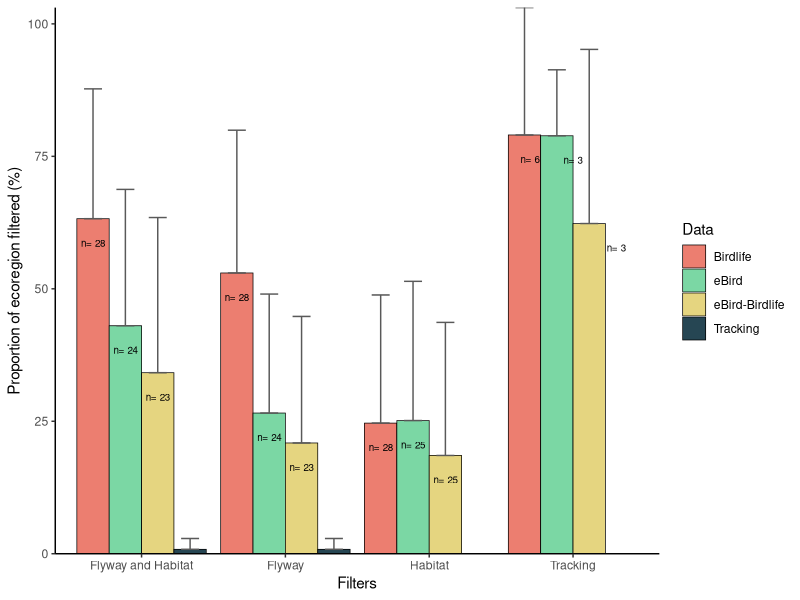

The R source for this figure:
#Title: Determining the efficacity of filters to reduce the number of biogeographic region (ecoregion. province, realm) of non-breeding range for each taxonomic group
#Author: Louis Moisan
#Date: July 19, 2021

#-------------------#
##### Librairies ####
#-------------------#
library(tidyverse)

#-------------------#
#### Import data ####
#-------------------#
#----- Ecoregion
species_eco <- read.csv("data/species_region_filter.csv") %>%
  dplyr::select(species, data, filter, ecoregion) %>% 
  arrange(species, data, desc(ecoregion))


#Set empty column to store proportion of reduction in number of region
species_eco$prop_eco <- as.numeric(NA)
#Define proportion of reduction in the  number of region by each filter
for (species in unique(species_eco$species)){ #For each species
  print(species)
  a <-species_eco[species_eco$species == species,]
    for (data in unique(a$data)){ #For each data type
      print(data)
      b <- a[a$data ==  data,]
        for (filter in unique(b$filter)){ #For each filter type
      species_eco[(species_eco$species == species & species_eco$data == data & species_eco$filter == filter),]$prop_eco   <- (1- (b[b$filter == filter,]$ecoregion / b[b$filter == "raw",]$ecoregion))*100 #Get the proportion of reduction in the number of ecoregion with raw data
    }
  }
}
#Create table
table_species_eco <- species_eco %>% filter(!(filter== "raw"))

#Export as .csv
write.csv(table_species_eco, "data/table_filter_region_raw.csv")

#-----------------------------------------------------------#
#### Test effect of each filter on the non-breeding area ####
#-----------------------------------------------------------#
#ecoregion 
eco_aov <- aov(prop_eco ~ filter + data+ data:filter, data = species_eco)
summary(eco_aov)

species_eco_summary <- species_eco %>% 
  group_by(data, filter) %>% 
  dplyr::summarise(mean= mean(prop_eco), sd= sd(prop_eco), min= min(prop_eco), max= max(prop_eco), median= median(prop_eco), n= n()) %>% 
  filter(!(filter == "raw")) %>% 
  mutate(filter= factor(filter, levels= c("flyway and habitat", "flyway", "habitat", "tracking")))

#Remove buffer zone as data source
species_eco_summary <- species_eco_summary %>% 
  filter(! data == "buffer zone") %>% 
  droplevels()

#add sample size in character
species_eco_summary$label <- paste("n= ", species_eco_summary$n, sep= "")


pdf("article/figures/FilterEfficiencyEcoregion.pdf", #file name
    bg = "white", #background color
    colormodel = "cmyk",
    width= 7,
    height = 3.3,
    paper= "special") 


ggplot(data=species_eco_summary, aes(x=filter, y=mean,fill=data)) + 
  geom_bar(stat="identity",
           position=position_dodge(0.9,preserve='single'),
           colour="black",
           lwd=0.25) + 
  geom_errorbar(stat='identity',
                aes(ymin=mean, ymax=mean+sd),
                position=position_dodge(0.9, preserve = "single"),
                width=0.5, 
                size=0.5,
                color= "grey35") +
  geom_text(aes(label = label), 
            position = position_dodge(0.9),
            vjust= +3.5,
            size=2.5)+
  scale_fill_manual("Data", values = c("birdlife" = "#EC7E70", "ebird" = "#7BD7A4", "ebird_birdlife" = "#E5D580", "tracking" = "#264653"),labels= c("Birdlife", "eBird", "eBird-Birdlife", "Tracking"))+
  scale_x_discrete("Filters", labels = c("flyway and habitat" = "Flyway and Habitat", "flyway"= "Flyway", "habitat"= "Habitat", "tracking"="Tracking"))+
  labs(x= "Filter applied", y= "Proportion of ecoregion filtered (%)")+
  scale_y_continuous(expand = c(0, 0))+
  theme_classic()

dev.off()
